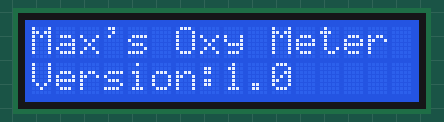
Simulated run of this sketch. Board: ESP32. Parts: 16×2 character LCD.

Above: at 0.1 s.
At 2.2 s:
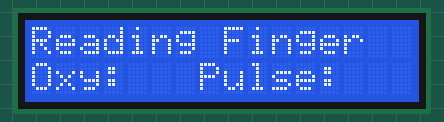

The sketch:

lcd-tests.ino
```cpp
// Core I²C library used by the ESP32
#include <Wire.h>
// LCD library for I²C 16x2 screens
#include <LiquidCrystal_I2C.h>

// Create an LCD object at I²C address 0x27, 16 columns, 2 rows
// ( I²C scanner reports its 0x27)
LiquidCrystal_I2C lcd(0x27, 16, 2);
// default I2C pins are SDA=21, SCL=22. Explicitly set them:
const int SDA_PIN = 21;
const int SCL_PIN = 22;
void setup() {
   Wire.begin(SDA_PIN, SCL_PIN);
  // Initialises the LCD controller (must be called before printing)
  lcd.init();
  // Turns on the LCD backlight (so text is visible)
  lcd.backlight();
  // Puts the cursor at column 0, row 0 (top-left corner)
  lcd.setCursor(0, 0);
  // Prints the project title on the first line
  lcd.print("Max's Oxy Meter");
  // Moves the cursor to column 0, row 1 (second line)
  lcd.setCursor(0, 1);
  // Prints a simple version tag on the second line
  lcd.print("Version:1.0");
}

void loop() {
  // Position the cursor at the start of the second line
  lcd.setCursor(0, 1);
  // Waits 2 seconds so the first screen is readable
  delay(2000);
  // Clears the whole display (both lines)
  lcd.clear();
  // Prints a status message on the first line
  lcd.print("Reading Finger");
  // Moves to the second line
  lcd.setCursor(0, 1);
  // Prints placeholders for oxygen saturation and pulse rate
  lcd.print("Oxy:   Pulse: ");
  // Holds this screen for 1 second before looping again
  delay(1000);
}
```
